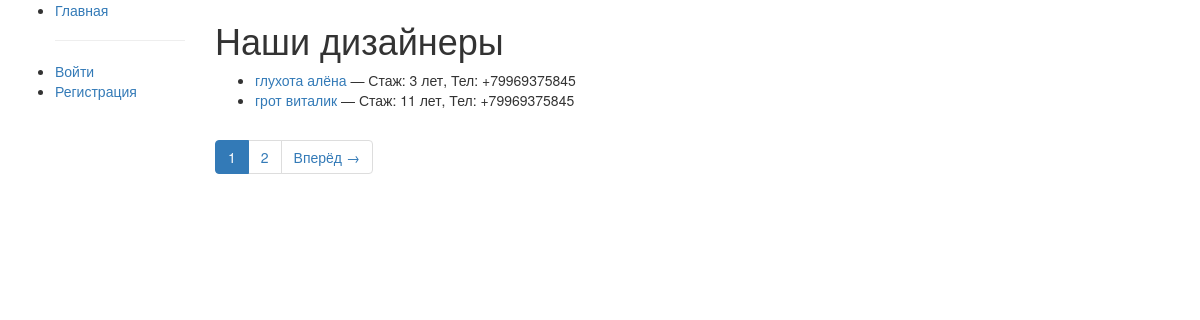
Page /designers/ on the committed database.
### studio/models.py (models this page shows, shortened)
class Designer(models.Model):
    first_name = models.CharField(max_length=100, default='', verbose_name="Имя")
    last_name = models.CharField(max_length=100, default='', verbose_name="Фамилия")
    experience_years = models.IntegerField(default=0, verbose_name="Стаж работы (лет)")
    phone = models.CharField(max_length=20, default='', verbose_name="Номер телефона")
    photo = models.ImageField(upload_to='designers/', blank=True, verbose_name="Фото")
    bio = models.TextField(blank=True, verbose_name="Биография")
    class Meta:
        ordering = ['last_name', 'first_name']
        verbose_name = "Дизайнер"
        verbose_name_plural = "Дизайнеры"
    def get_absolute_url(self):
        return reverse('designer-detail', args=[str(self.id)])

### studio/views.py (the view)
# urls.py: path('designers/', views.DesignerListView.as_view(), name='designers'),
class DesignerListView(generic.ListView):
    model = Designer
    template_name = 'studio/designer_list.html'
    context_object_name = 'designer_list'
    paginate_by = 2

### studio/templates/studio/designer_list.html (shortened to what this page needs)
{% extends "base_generic.html" %}
{% block content %}
<h1>Наши дизайнеры</h1>
{% if designer_list %}
<ul>
    {% for designer in designer_list %}
    <li>
        <a href="{{ designer.get_absolute_url }}">{{ designer.last_name }} {{ designer.first_name }}</a>
        — Стаж: {{ designer.experience_years }} лет, Тел: {{ designer.phone }}
    </li>
    {% endfor %}
</ul>
{% if is_paginated %}
<nav aria-label="Навигация по страницам">
    <ul class="pagination">
        {% for num in page_obj.paginator.page_range %}
            {% if page_obj.number == num %}
            <li class="page-item active">
                <span class="page-link">{{ num }}</span>
            </li>
            {% else %}
            <li class="page-item">
                <a class="page-link" href="?page={{ num }}">{{ num }}</a>
            </li>
            {% endif %}
        {% endfor %}
        {% if page_obj.has_next %}
        <li class="page-item">
            <a class="page-link" href="?page={{ page_obj.next_page_number }}">Вперёд →</a>
        </li>
        {% endif %}
    </ul>
</nav>
{% endif %}
{% else %}
<p>Пока нет дизайнеров.</p>
{% endif %}
{% endblock %}

### rows in the picture
Designer: last_name "глухота", first_name "алёна", experience_years "3", phone "+79969375845"
Designer: last_name "грот", first_name "виталик", experience_years "11", phone "+79969375845"

### other values in the picture
{{ num }} "1"
{{ num }} "2"
